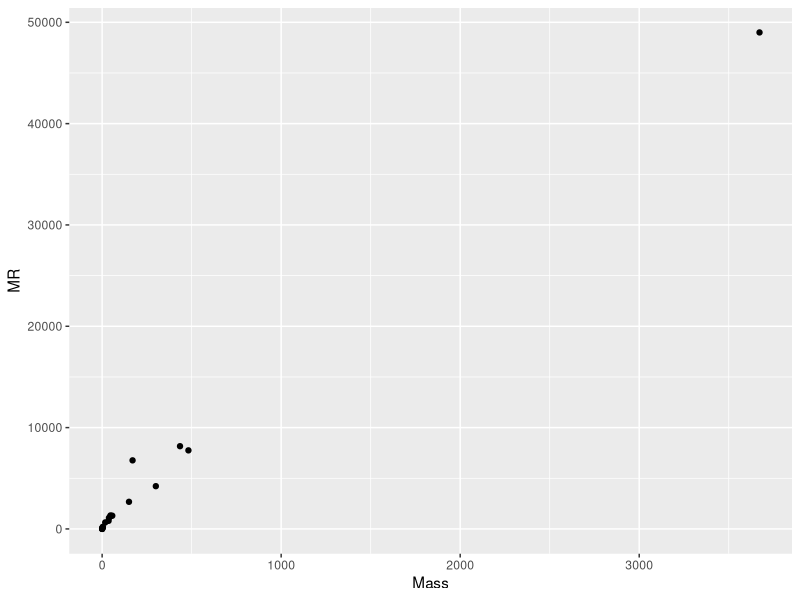
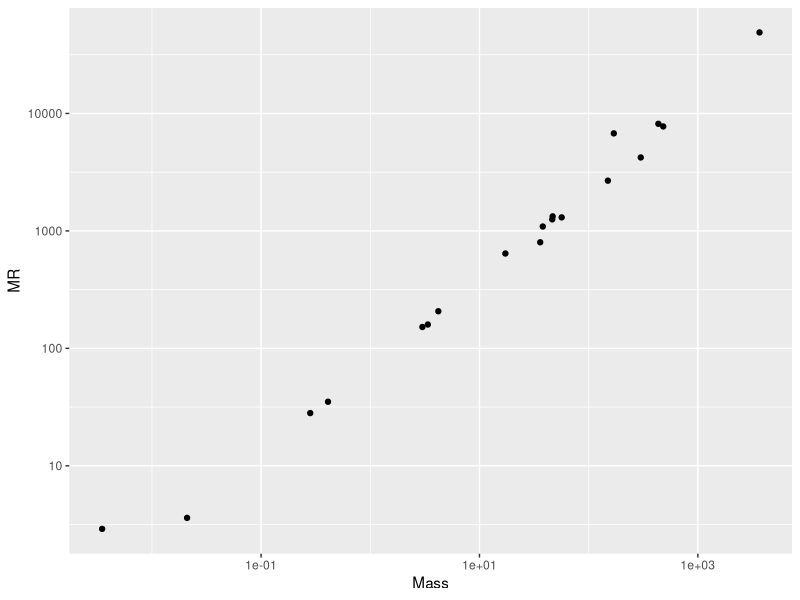
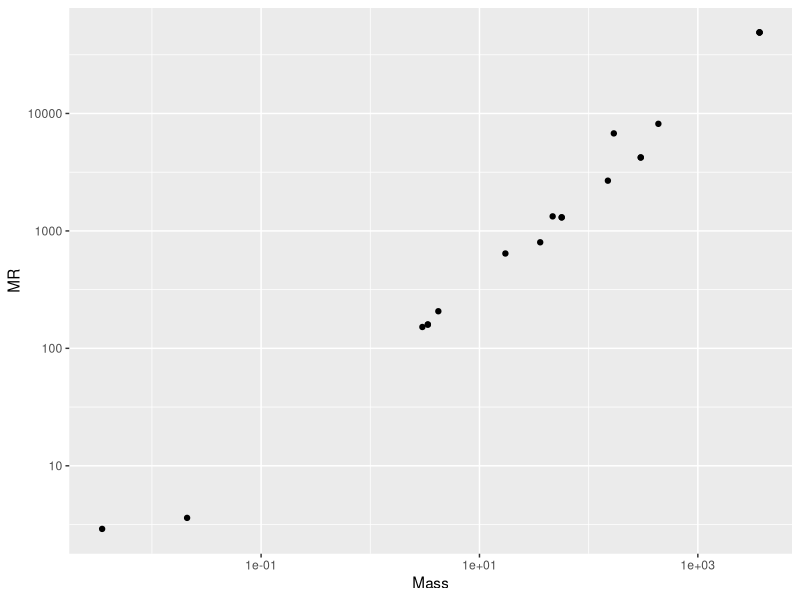
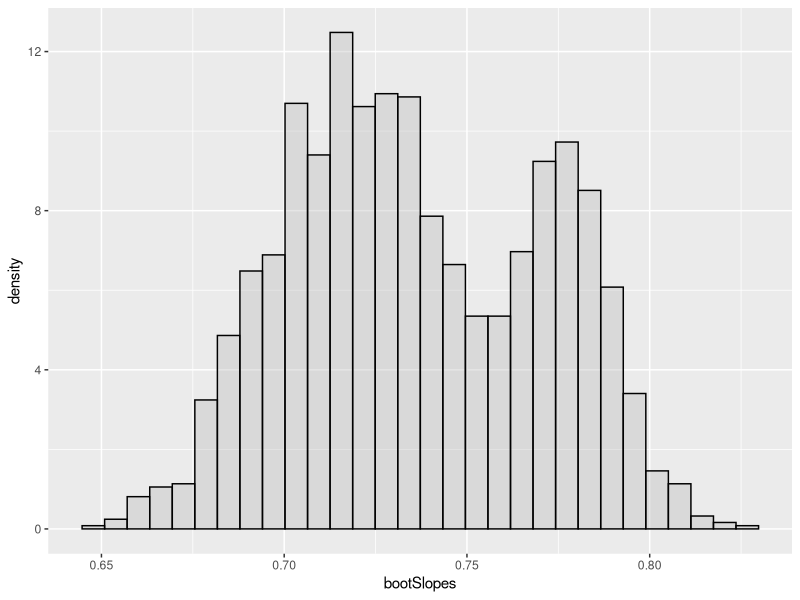

Recreate these plots in R, in order.
## ---- chunk 1
library(ggplot2)
## ---- chunk 2
animals = read.table("../data/KleiberData.txt", header = TRUE)
head(animals)
## ---- chunk 3
dim(animals)
## ---- chunk 4
ggplot(animals, aes(x = Mass, y = MR)) +
  geom_point() 
## ---- chunk 5
ggplot(animals, aes(x = Mass, y = MR)) +
  geom_point() +  scale_x_log10() + scale_y_log10()
## ---- chunk 6
lm(log(MR) ~ log(Mass), data = animals)
## ---- chunk 7
sample(19, replace = TRUE)
## ---- chunk 8
bootInd = sample(19, replace = TRUE)
bootSamp = animals[bootInd, ]
## ---- chunk 9
ggplot(bootSamp, aes(x = Mass, y = MR)) +
  geom_point() +  scale_x_log10() + scale_y_log10()
## ---- chunk 10
lm(log(MR) ~ log(Mass), data = bootSamp)
## ---- chunk 11
bootSlopes = replicate(2000, {
  bootInd = sample(19, replace = TRUE)
  bootSamp = animals[bootInd, ]
  lm(log(MR) ~ log(Mass), data = bootSamp)$coefficients[2]
})
## ---- chunk 12
ggplot(data = data.frame(bootSlopes), aes(x = bootSlopes)) +
  geom_histogram(aes(y = ..density..), 
                 color="black", fill = "grey", alpha = 0.4)
## ---- chunk 13
quantile(bootSlopes, probs = c(0.025, 0.975))
